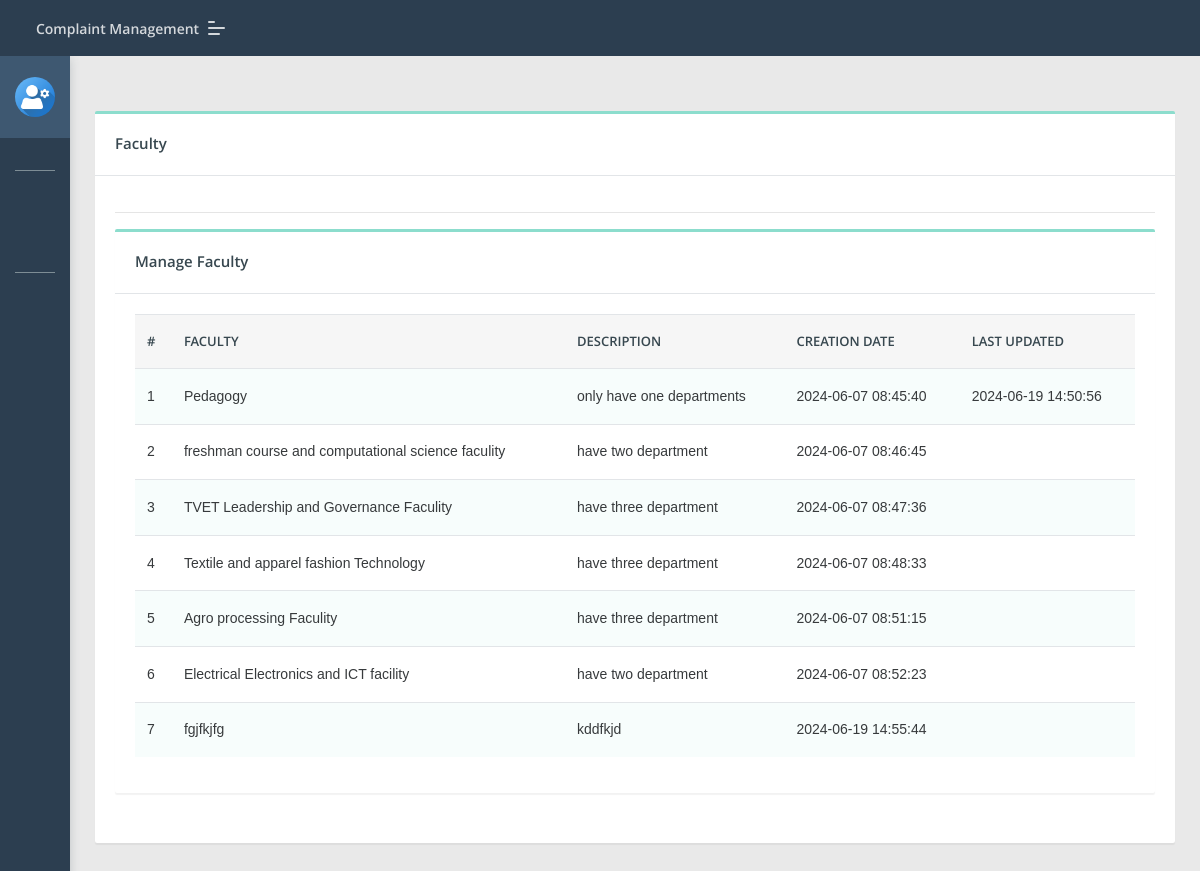
Page /Director/category.php (signed in) on the committed database.
### tables this page shows
CREATE TABLE `category` (
  `id` int(11) NOT NULL,
  `categoryName` varchar(255) DEFAULT NULL,
  `categoryDescription` longtext,
  `creationDate` timestamp NULL DEFAULT CURRENT_TIMESTAMP,
  `updationDate` timestamp NULL DEFAULT NULL ON UPDATE CURRENT_TIMESTAMP
);

### Director/category.php (the view, shortened to what this page needs)
<?php
include('include/config.php');
if(strlen($_SESSION['diid'])==0)
    {
header('location:index.php');
}
else{
?>
<!DOCTYPE html>
<html lang="en">
<head>
    <link rel="stylesheet" href="assets/css/style.css">
</head>
<body class="">
	<?php include('include/sidebar.php');?>
	<?php include('include/header.php');?>
<section class="pcoded-main-container">
    <div class="pcoded-content">
        <div class="row">
            <div class="col-sm-12">
                <div class="card">
                    <div class="card-header">
                        <h5>Faculty</h5>
                    </div>
                    <div class="card-body">
                     <hr>
                      <div class="row">
                            <div class="col-xl-12">
                <div class="card">
                    <div class="card-header">
                        <h5>Manage Faculty</h5>
                    </div>
                    <div class="card-body table-border-style">
                        <div class="table-responsive">
                            <table class="table table-striped">
                                <thead>
                                    <tr>
                                            <th>#</th>
                                            <th>Faculty</th>
                                            <th>Description</th>
                                            <th>Creation date</th>
                                            <th>Last Updated</th>
                                </thead>
                                <tbody>
                                    <?php $query=mysqli_query($con,"select * from category");
$cnt=1;
while($row=mysqli_fetch_array($query))
{
?>
                                        <tr>
                                            <td><?php echo htmlentities($cnt);?></td>
                                            <td><?php echo htmlentities($row['categoryName']);?></td>
                                            <td><?php echo htmlentities($row['categoryDescription']);?></td>
                                            <td> <?php echo htmlentities($row['creationDate']);?></td>
                                            <td><?php echo htmlentities($row['updationDate']);?></td>
                                        </tr>
                                        <?php $cnt=$cnt+1; } ?>
                                </tbody>
                            </table>
                        </div>
                    </div>
                </div>
            </div>
                        </div>
                    </div>
                </div>
            </div>
        </div>
    </div>
</section>
</body>
</html>
<?php } ?>

### rows in the picture
category: categoryName "Pedagogy", categoryDescription "only have one departments", creationDate "2024-06-07 08:45:40", updationDate "2024-06-19 14:50:56"
category: categoryName "freshman course and computational science faculity", categoryDescription "have two department", creationDate "2024-06-07 08:46:45"
category: categoryName "TVET Leadership and Governance Faculity", categoryDescription "have three department", creationDate "2024-06-07 08:47:36"
category: categoryName "Textile and apparel fashion Technology", categoryDescription "have three department", creationDate "2024-06-07 08:48:33"
category: categoryName "Agro processing Faculity", categoryDescription "have three department", creationDate "2024-06-07 08:51:15"
category: categoryName "Electrical Electronics and ICT facility", categoryDescription "have two department", creationDate "2024-06-07 08:52:23"
category: categoryName "fgjfkjfg", categoryDescription "kddfkjd", creationDate "2024-06-19 14:55:44"
